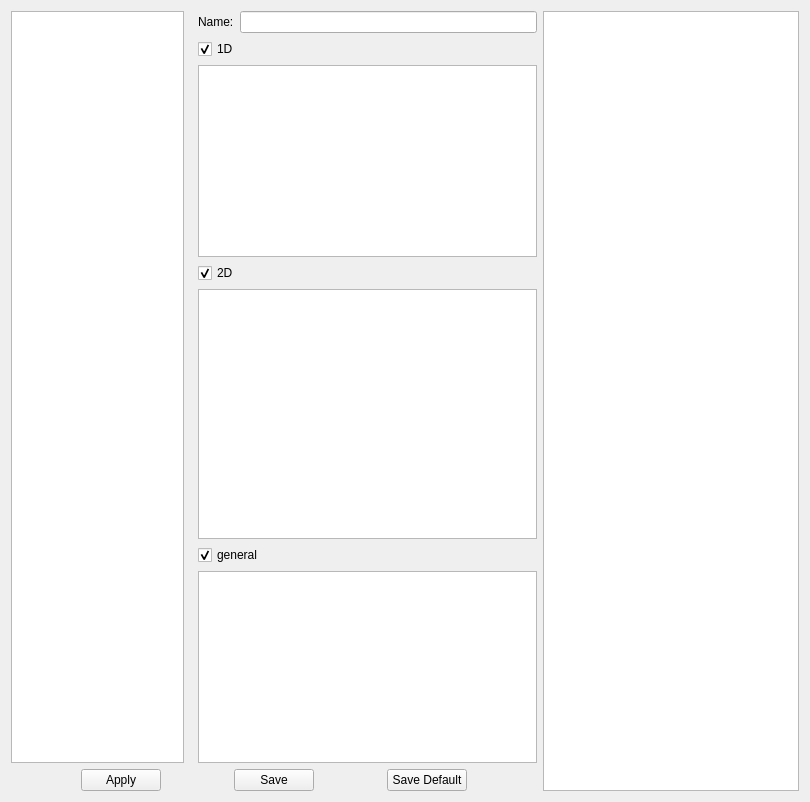
      <widget class="QWidget" name="tab_favorites">
       <attribute name="title">
        <string>Favorites</string>
       </attribute>
       <layout class="QHBoxLayout">
        <item>
         <layout class="QVBoxLayout">
          <item>
           <layout class="QHBoxLayout">
            <item>
             <widget class="QListWidget" name="_favorites_names">
              <property name="sizePolicy">
               <sizepolicy hsizetype="MinimumExpanding" vsizetype="Expanding">
                <horstretch>1</horstretch>
                <verstretch>1</verstretch>
               </sizepolicy>
              </property>
              <property name="minimumSize">
               <size>
                <width>100</width>
                <height>400</height>
               </size>
              </property>
             </widget>
            </item>
            <item>
             <widget class="QWidget">
              <property name="sizePolicy">
               <sizepolicy hsizetype="MinimumExpanding" vsizetype="Expanding">
                <horstretch>2</horstretch>
                <verstretch>1</verstretch>
               </sizepolicy>
              </property>
              <property name="minimumSize">
               <size>
                <width>200</width>
                <height>400</height>
               </size>
              </property>
              <layout class="QVBoxLayout">
               <property name="leftMargin">
                <number>8</number>
               </property>
               <property name="topMargin">
                <number>0</number>
               </property>
               <property name="rightMargin">
                <number>0</number>
               </property>
               <property name="bottomMargin">
                <number>0</number>
               </property>
               <item>
                <layout class="QHBoxLayout">
                 <item>
                  <widget class="QLabel">
                   <property name="text">
                    <string>Name:</string>
                   </property>
                  </widget>
                 </item>
                 <item>
                  <widget class="QLineEdit" name="_fav_name">
                   <property name="minimumSize">
                    <size>
                     <width>100</width>
                     <height>0</height>
                    </size>
                   </property>
                  </widget>
                 </item>
                </layout>
               </item>
               <item>
                <widget class="QCheckBox" name="_fav_check_1D">
                 <property name="text">
                  <string>1D</string>
                 </property>
                 <property name="checked">
                  <bool>true</bool>
                 </property>
                </widget>
               </item>
               <item>
                <widget class="QTextEdit" name="_fav_settings_1D">
                 <property name="minimumSize">
                  <size>
                   <width>200</width>
                   <height>100</height>
                  </size>
                 </property>
                </widget>
               </item>
               <item>
                <widget class="QCheckBox" name="_fav_check_2D">
                 <property name="text">
                  <string>2D</string>
                 </property>
                 <property name="checked">
                  <bool>true</bool>
                 </property>
                </widget>
               </item>
               <item>
                <widget class="QTextEdit" name="_fav_settings_2D">
                 <property name="minimumSize">
                  <size>
                   <width>200</width>
                   <height>250</height>
                  </size>
                 </property>
                </widget>
               </item>
               <item>
                <widget class="QCheckBox" name="_fav_check_gen">
                 <property name="text">
                  <string>general</string>
                 </property>
                 <property name="checked">
                  <bool>true</bool>
                 </property>
                </widget>
               </item>
               <item>
                <widget class="QTextEdit" name="_fav_settings_gen">
                 <property name="minimumSize">
                  <size>
                   <width>200</width>
                   <height>120</height>
                  </size>
                 </property>
                </widget>
               </item>
              </layout>
             </widget>
            </item>
           </layout>
          </item>

          <item>
           <layout class="QHBoxLayout">
            <item>
              <spacer>
               <property name="orientation">
                <enum>Qt::Horizontal</enum>
               </property>
               <property name="sizeType">
                <enum>QSizePolicy::MinimumExpanding</enum>
               </property>
               <property name="minimumSizeSize" stdset="0">
                <size>
                 <width>20</width>
                 <height>10</height>
                </size>
               </property>
              </spacer>
            </item>
            <item>
             <widget class="QPushButton" name="_fav_apply">
              <property name="maximumSize">
               <size>
                <width>80</width>
                <height>40</height>
               </size>
              </property>
              <property name="text">
               <string>Apply</string>
              </property>
             </widget>
            </item>
            <item>
             <widget class="QPushButton" name="_fav_save">
              <property name="maximumSize">
               <size>
                <width>80</width>
                <height>40</height>
               </size>
              </property>
              <property name="text">
               <string>Save</string>
              </property>
             </widget>
            </item>
            <item>
             <widget class="QPushButton" name="_fav_save_default">
              <property name="maximumSize">
               <size>
                <width>80</width>
                <height>40</height>
               </size>
              </property>
              <property name="text">
               <string>Save Default</string>
              </property>
             </widget>
            </item>
           </layout>
          </item>
         </layout>
        </item>
        <item>
         <widget class="QTextEdit" name="_fav_help">
          <property name="maximumWidth">
           <number>450</number>
          </property>
          <property name="minimumSize">
           <size>
            <width>200</width>
            <height>400</height>
           </size>
          </property>
          <property name="readOnly">
           <bool>true</bool>
          </property>
          <property name="font">
           <font>
            <pointsize>9</pointsize>
           </font>
          </property>
         </widget>
        </item>
       </layout>
      </widget>
